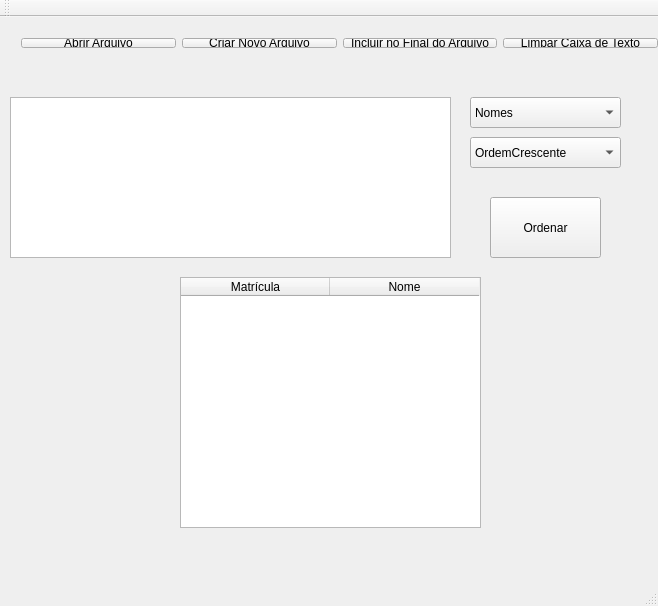
<?xml version="1.0" encoding="UTF-8"?>
<ui version="4.0">
 <class>MainWindow</class>
 <widget class="QMainWindow" name="MainWindow">
  <property name="geometry">
   <rect>
    <x>0</x>
    <y>0</y>
    <width>658</width>
    <height>606</height>
   </rect>
  </property>
  <property name="windowTitle">
   <string>MainWindow</string>
  </property>
  <widget class="QWidget" name="centralWidget">
   <widget class="QTextEdit" name="textEditSaida">
    <property name="geometry">
     <rect>
      <x>10</x>
      <y>80</y>
      <width>441</width>
      <height>161</height>
     </rect>
    </property>
   </widget>
   <widget class="QWidget" name="layoutWidget">
    <property name="geometry">
     <rect>
      <x>10</x>
      <y>10</y>
      <width>659</width>
      <height>32</height>
     </rect>
    </property>
    <layout class="QHBoxLayout" name="horizontalLayout">
     <item>
      <widget class="QPushButton" name="pushButtonAbrirArquivo">
       <property name="text">
        <string>Abrir Arquivo</string>
       </property>
      </widget>
     </item>
     <item>
      <widget class="QPushButton" name="pushButtonCriarNovoArquivo">
       <property name="text">
        <string>Criar Novo Arquivo</string>
       </property>
      </widget>
     </item>
     <item>
      <widget class="QPushButton" name="pushButtonIncluirNoFinal">
       <property name="text">
        <string>Incluir no Final do Arquivo</string>
       </property>
      </widget>
     </item>
     <item>
      <widget class="QPushButton" name="pushButtonLimparCaixa">
       <property name="text">
        <string>Limpar Caixa de Texto</string>
       </property>
      </widget>
     </item>
    </layout>
   </widget>
   <widget class="QComboBox" name="comboBox_Ordem">
    <property name="geometry">
     <rect>
      <x>470</x>
      <y>120</y>
      <width>151</width>
      <height>31</height>
     </rect>
    </property>
    <item>
     <property name="text">
      <string>OrdemCrescente</string>
     </property>
    </item>
    <item>
     <property name="text">
      <string>OrdemDecrescente</string>
     </property>
    </item>
   </widget>
   <widget class="QPushButton" name="pushButton_Ordenar">
    <property name="geometry">
     <rect>
      <x>490</x>
      <y>180</y>
      <width>111</width>
      <height>61</height>
     </rect>
    </property>
    <property name="text">
     <string>Ordenar</string>
    </property>
   </widget>
   <widget class="QTableWidget" name="tableWidget_SaidaGrid">
    <property name="geometry">
     <rect>
      <x>180</x>
      <y>260</y>
      <width>301</width>
      <height>251</height>
     </rect>
    </property>
    <attribute name="horizontalHeaderDefaultSectionSize">
     <number>149</number>
    </attribute>
    <column>
     <property name="text">
      <string>Matrícula</string>
     </property>
    </column>
    <column>
     <property name="text">
      <string>Nome</string>
     </property>
    </column>
   </widget>
   <widget class="QComboBox" name="comboBox_NomesOUNumeros">
    <property name="geometry">
     <rect>
      <x>470</x>
      <y>80</y>
      <width>151</width>
      <height>31</height>
     </rect>
    </property>
    <item>
     <property name="text">
      <string>Nomes</string>
     </property>
    </item>
    <item>
     <property name="text">
      <string>Matriculas</string>
     </property>
    </item>
   </widget>
  </widget>
  <widget class="QMenuBar" name="menuBar">
   <property name="geometry">
    <rect>
     <x>0</x>
     <y>0</y>
     <width>658</width>
     <height>20</height>
    </rect>
   </property>
  </widget>
  <widget class="QToolBar" name="mainToolBar">
   <attribute name="toolBarArea">
    <enum>TopToolBarArea</enum>
   </attribute>
   <attribute name="toolBarBreak">
    <bool>false</bool>
   </attribute>
  </widget>
  <widget class="QStatusBar" name="statusBar"/>
 </widget>
 <layoutdefault spacing="6" margin="11"/>
 <resources/>
 <connections/>
</ui>
